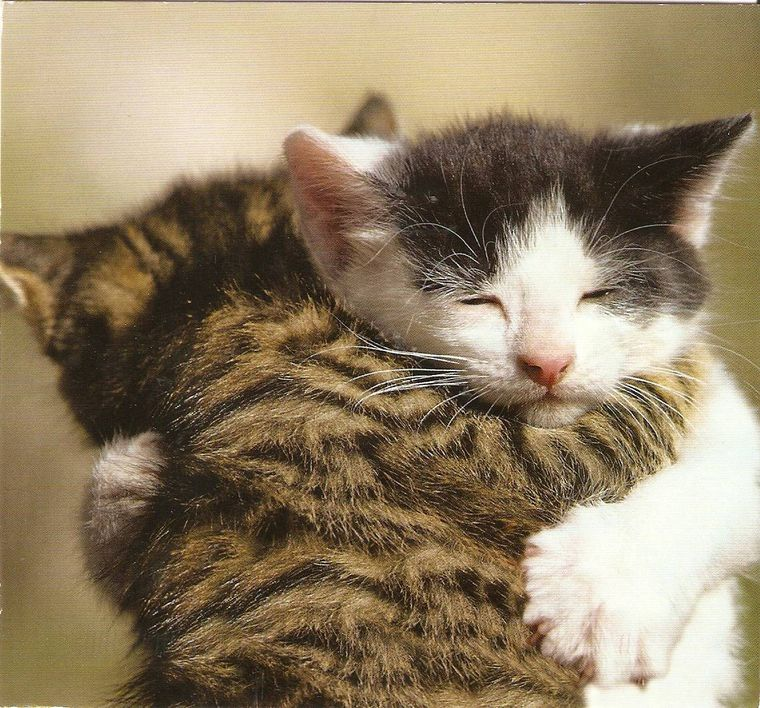
#> input picture utils/cat.jpg, 760 x 708 px
$ python test_gaussian.py
#> lines starting #> are read from the running program, lines starting #| are printed output that depends on the picture
# from helpers import gaussian_filter
import cv2
import numpy as np

def gaussian_filter(shape =(15, 15), sigma=1):
    x, y = shape[0] // 2, shape[1] // 2
    gaussian_grid = np.array([[((i**2+j**2)/(2.0*sigma**2)) for i in range(-x, x+1)] for j in range(-y, y+1)])
    gaussian_filter = np.exp(-gaussian_grid)/(2*np.pi*sigma**2)
    gaussian_filter /= np.sum(gaussian_filter)
    return gaussian_filter

image = cv2.imread('cat.jpg')
#> image is the input picture: shape (708, 760, 3); mean B, G, R 102.2, 129.1, 146.1

image = np.float32(image / 255.0)
# cv2.destroyAllWindows()


gfilter = gaussian_filter(sigma=7)
gimage = np.zeros_like(image, dtype=np.float32)
gimage = cv2.filter2D(image, -1, kernel=gfilter)
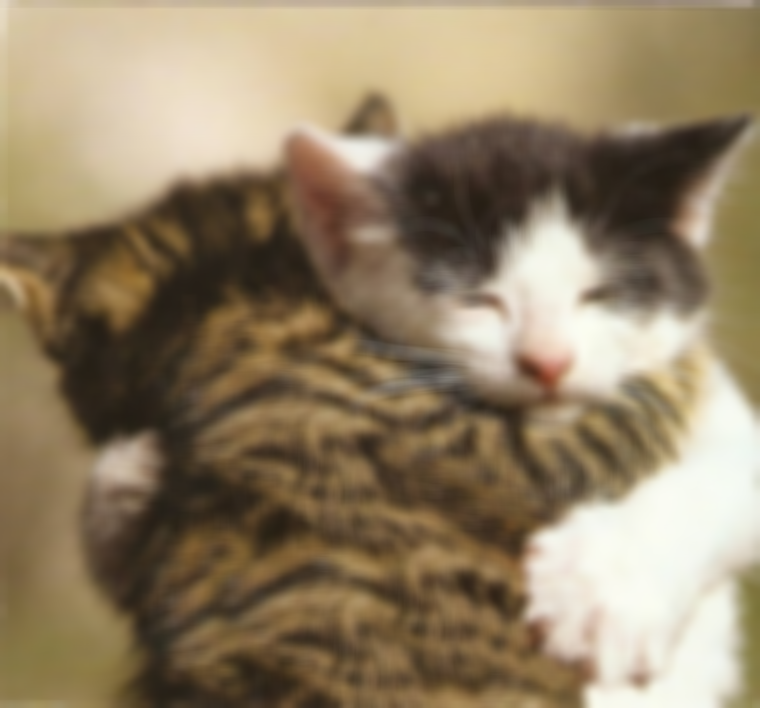
#> gimage: shape (708, 760, 3) float32; mean B, G, R 0.401, 0.506, 0.573

print(gimage.dtype)
#| float32
cv2.imshow('a', gimage)
cv2.waitKey(3000)
